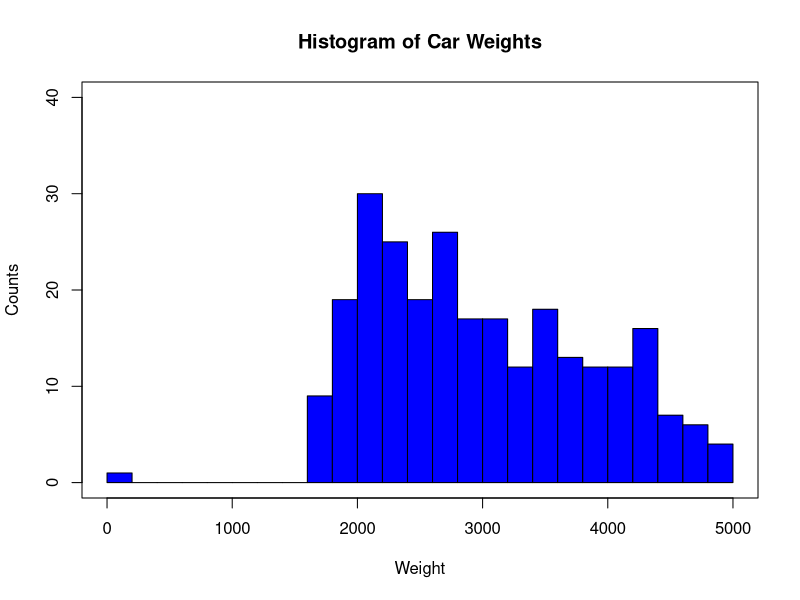
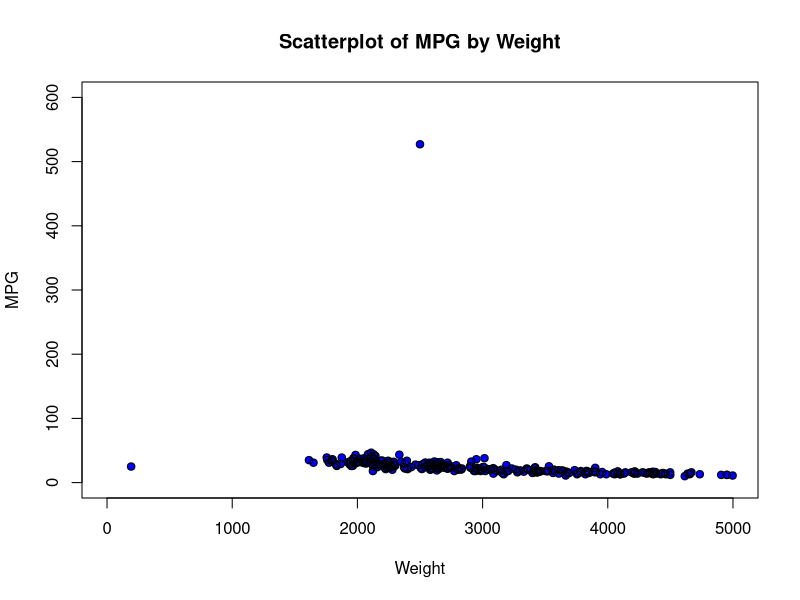
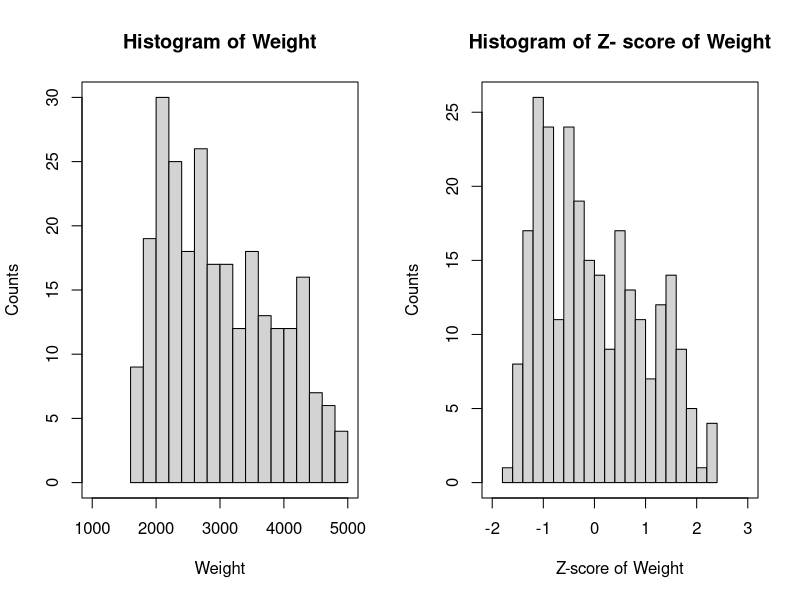
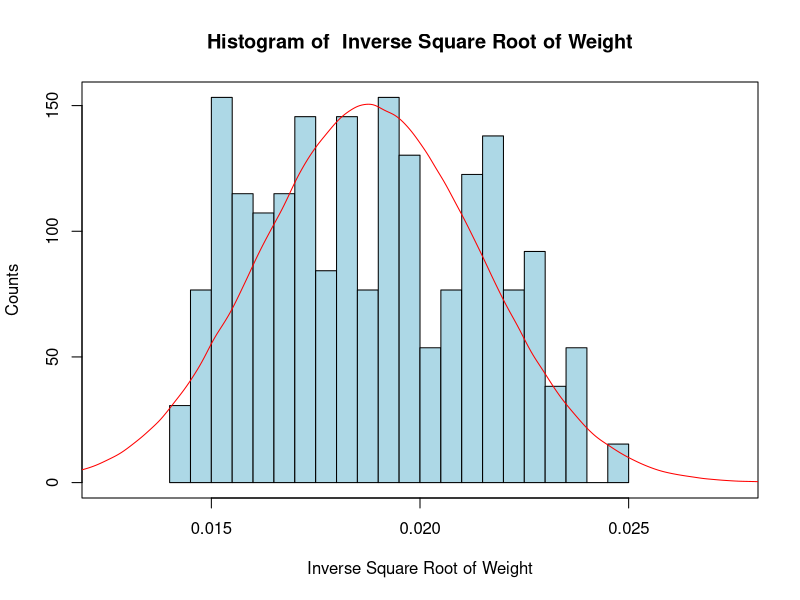
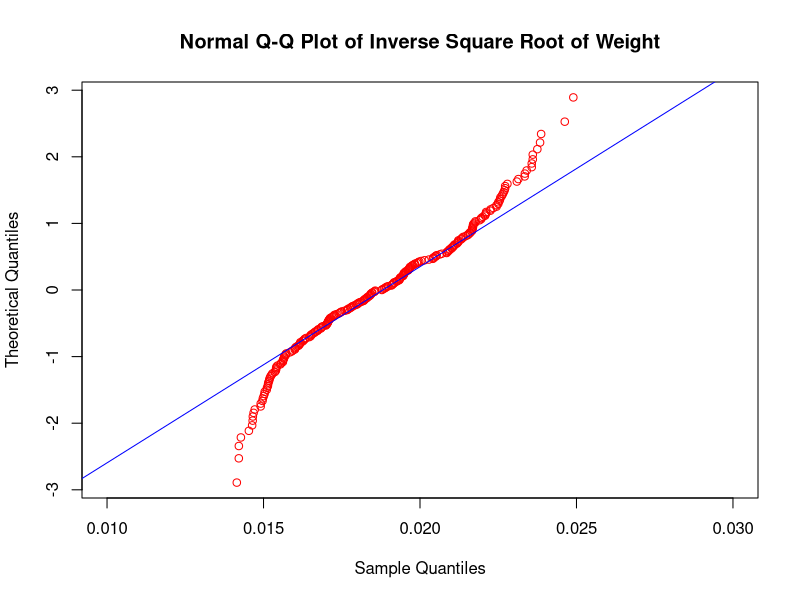

Here is the R script that generated these plots, in order:
## ---- chunk 1
knitr::opts_chunk$set(echo = TRUE)
## ---- chunk 2
  # Anything prefaced by a pound sign (#) is a comment.
  # Comments are not executed by R. Instead, they explain what the code is doing.
  # Indented code (that is not a comment) will run in R as if it was on one line
  # Code separated by semicolons will run as if the code was on separate lines,
  # with the semicolon marking the line break
## ---- chunk 3
  filepath <- ""
  cars <- read.csv(file = "cars.txt", stringsAsFactors = FALSE)
  cars # To display the whole dataset, type the dataset name
## ---- chunk 4
  head(cars) # Display the first few records of a dataset
## ---- chunk 5
  names(cars) # Display variable names of a data frame, one kind of data in R
## ---- chunk 6
  cars$weight # Look at only the weight variable within data frame cars
## ---- chunk 7
  mat <- matrix(0.0, nrow = 3, ncol = 2); mat
  colnames(mat) <- c("Var 1", "Var 2") # Give a matrix variable names
  colnames(mat) # Display variable names of a matrix
## ---- chunk 8
  cars.rsub <- cars[1:50,] # Subset the data by rows
  cars.csub <- cars[,1:3] # Subset by columns
  cars.rcsub <- cars[c(1,3,5), c(2,4)] # Subset by specific rows and columns
  cars.vsub <- cars[which(cars$mpg> 30),] # Subset by a logical condition
# To declare new variables, type the variable name, a left-arrow, then the value of the variable
  firstletter <- 'a'
  weight <- cars$weight
## ---- chunk 9
  par(mfrow=c(1,1)) # plots one figure; the default setting
  par(mfrow=c(2,3)) # plots six figures: three in the top row, three in the bottom row
  # Plots will fill the plot space row by row
## ---- chunk 10
  #install.packages("ggplot2")
  library(ggplot2)
## ---- chunk 11
  cars <- read.csv("cars.txt", stringsAsFactors = FALSE)
  cars2 <- read.csv("cars2.txt", stringsAsFactors = FALSE)
## ---- chunk 12
  # Look at four variables from cars
  cars.4var <- cars[, c(1, 3, 4, 8)]
  head(cars.4var)
## ---- chunk 13
  # Make certain entries missing
  cars.4var[2,2] <- cars.4var[4,4] <- NA
  head(cars.4var)
## ---- chunk 14
  # Replace missing values with constants
  cars.4var[2,2] <- 0
  cars.4var[4,4] <- "Missing"
  head(cars.4var)
## ---- chunk 15
  # Replace values with mean and mode
  cars.4var[2,2] <- mean(na.omit(cars.4var$cubicinches))
  our_table <- table(cars.4var$brand)
  our_mode <- names(our_table)[our_table == max(our_table)]
  cars.4var[4,4] <- our_mode
  head(cars.4var)
## ---- chunk 16
  # Generate random observations
  obs_brand <- sample(na.omit(cars.4var$brand), 1)
  obs_cubicinches <- sample(na.omit(cars.4var$cubicinches), 1)
  cars.4var[2,2] <- obs_cubicinches
  cars.4var[4,4] <- obs_brand
  head(cars.4var)
## ---- chunk 17
  # Set up the plot area
  par(mfrow = c(1,1))
 
  # Create the histogram bars
  hist(cars2$weight,
       breaks = 30,
       xlim = c(0, 5000),
       col = "blue",
       border = "black",
       ylim = c(0, 40),
       xlab = "Weight",
       ylab = "Counts",
       main = "Histogram of Car Weights")
## ---- chunk 18
  # Make a box around the plot
  box(which = "plot", lty = "solid", col = "black")
## ---- chunk 19
  plot(cars2$weight, cars2$mpg,
       xlim = c(0, 5000), ylim = c(0, 600),
       xlab = "Weight", ylab = "MPG",
       main = "Scatterplot of MPG by Weight",
       type = "p", pch = 16, col = "blue")
  #Add open black circles
  points(cars2$weight, cars2$mpg,
         type = "p", col = "black")
## ---- chunk 20
  mean(cars$weight) # Mean
  median(cars$weight) # Median
  length(cars$weight) # Number of observations
  sd(cars$weight) # Standard deviation
  summary(cars$weight) # Min, Q1, Median, Mean, Q3, Max
## ---- chunk 21
  # Min-max normalization
  summary(cars$weight)
  mi <- min(cars$weight)
  ma <- max(cars$weight)
  minmax.weight <- (cars$weight - mi)/(ma - mi)
  minmax.weight
  
  # Z-score standarization
  m <- mean(cars$weight); s <- sd(cars$weight)
  z.weight <- (cars$weight - m)/s
  z.weight
  length(cars$weight)
  
  # Decimal scaling
  max(abs(cars$weight)) # 4 digits
  d.weight <- cars$weight/(10^4); d.weight
## ---- chunk 22
  par(mfrow = c(1,2))
  
  # Create two histograms
  hist(cars$weight, breaks = 20, xlim = c(1000, 5000),
       main = "Histogram of Weight", xlab = "Weight", ylab = "Counts")
  box(which = "plot", lty = "solid", col = "black")
  hist(z.weight, breaks = 20, xlim = c(-2, 3),
       main = "Histogram of Z- score of Weight",
       xlab = "Z-score of Weight", ylab = "Counts")
  box(which = "plot", lty = "solid", col = "black")
## ---- chunk 23
  (3*(mean(cars$weight) - median(cars$weight)))/sd(cars$weight)
  (3*(mean(z.weight) - median(z.weight)))/sd(z.weight)
## ---- chunk 24
  sqrt.weight <- sqrt(cars$weight) # Square root
  sqrt.weight_skew <- (3*(mean(sqrt.weight) - median(sqrt.weight))) / sd(sqrt.weight)
  ln.weight <- log(cars$weight) # Natural log
  ln.weight_skew <- (3*(mean(ln.weight) - median(ln.weight))) / sd(ln.weight)
  invsqrt.weight <- 1 / sqrt(cars$weight) # Inverse square root
  invsqrt.weight_skew <- (3*(mean(invsqrt.weight) - median(invsqrt.weight))) /sd(invsqrt.weight)
## ---- chunk 25
  par(mfrow=c(1,1))
  x <- rnorm(1000000, mean = mean (invsqrt.weight),
             sd = sd(invsqrt.weight))
  hist(invsqrt.weight, breaks = 30, xlim = c(0.0125, 0.0275),
       col = "lightblue", prob = TRUE, border = "black",
       xlab = "Inverse Square Root of Weight",
       ylab = "Counts", main = "Histogram of  Inverse Square Root of Weight")
  box(which = "plot", lty = "solid", col="black")
  
  # Overlay with  Normal density
  lines(density(x), col = "red")
## ---- chunk 26
  qqnorm(invsqrt.weight, datax = TRUE, col = "red", ylim = c(0.01, 0.03),
         main = "Normal Q-Q Plot of Inverse Square Root of Weight")
  qqline(invsqrt.weight, col = "blue", datax = TRUE)
## ---- chunk 27
  # Transform x using y = 1 / sqrt(x)
  x <- cars$weight[1]; y <- 1 / sqrt(x)
  
  # Detransform x using x = 1 / (y)^2
  detransformedx <- 1 / y^2
  x; y; detransformedx
## ---- chunk 28
  north_flag <- east_flag <- south_flag <- c(rep(NA, 10))
  region <- c(rep(c("north", "south", "east", "west"),2), "north", "south")
  
  # Change the region variable to indicators
  for (i in 1:length(region)) {
    if(region[i] == "north") north_flag[i] = 1
    else north_flag[i] = 0
    if(region[i] == "east") east_flag[i] = 1
    else east_flag[i] = 0
    if(region[i] == "south") south_flag[i] = 1
    else south_flag[i] = 0
  }
  north_flag; east_flag; south_flag
  
### INDEX FIELDS
  # Data frames have an index field;
  # the left-most column
  cars
  cars[order(cars$mpg),]
  
  # For vectors or matrices,
  # add a column to act as an index field
  x <- c(1,1,3:1,1:4,3); y <- c(9,9:1)
  z <- c(2,1:9)
  matrix <- t(rbind(x,y,z)); matrix
  indexed_m <- cbind(c(1:length(x)), matrix); indexed_m
  indexed_m[order(z),]
## ---- chunk 29
  # For number of duplicate records, use anyDuplicated
  anyDuplicated(cars)
  
  # To examine each record, use Duplicated
  duplicated(cars)
  # ‘True’: record is a duplicate,
  # ‘False’: record is not a duplicate
  
  # Let's duplicate the first record
  new.cars <- rbind(cars, cars[1,])
  
  # Check for duplicates
  anyDuplicated(new.cars)
  
  # The 262nd record is a duplicate
  duplicated(new.cars)
